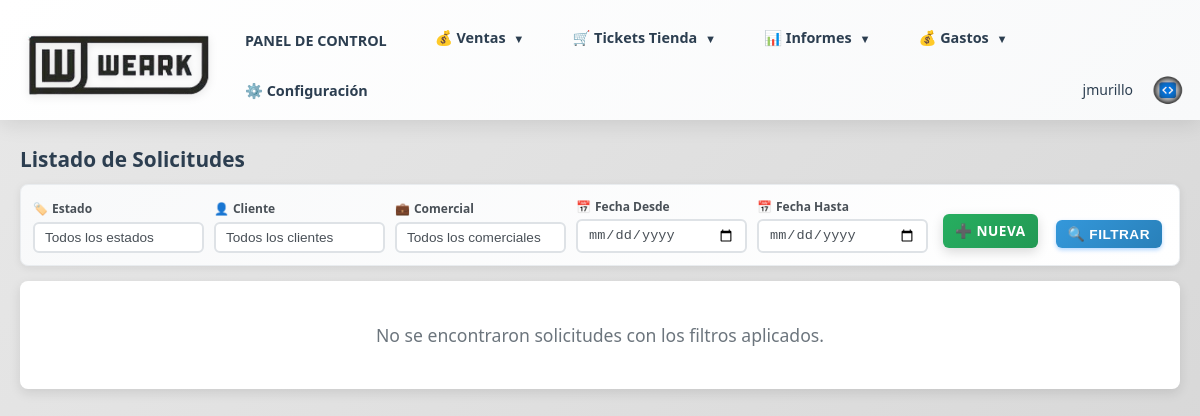
Page /solicitudes (signed in) on the earlier database version.
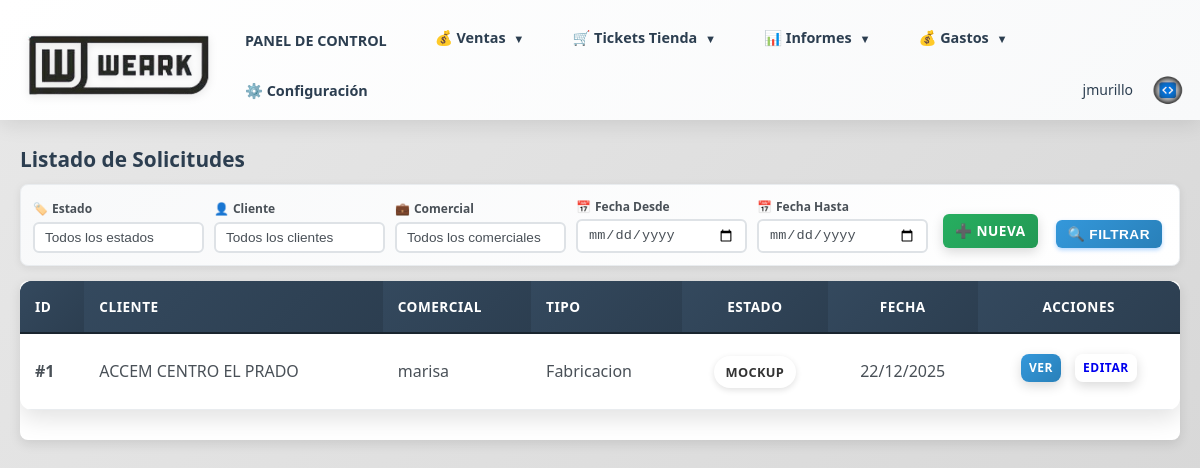
Same page on the later database version.
### models.py (models this page shows, shortened)
class Presupuesto(db.Model):
    __tablename__ = 'presupuestos'
    id = db.Column(db.Integer, primary_key=True)
    comercial_id = db.Column(db.Integer, db.ForeignKey('comerciales.id'), nullable=False)
    cliente_id = db.Column(db.Integer, db.ForeignKey('clientes.id'), nullable=False)
    tipo_pedido = db.Column(db.String(50), nullable=False)  # confeccion, bordado, serigrafia, sublimacion, varios
    estado = db.Column(db.String(50), nullable=False, default='presupuesto')  # presupuesto, aceptado, mockup, en preparacion, terminado, entregado al cliente
    subestado = db.Column(db.String(50), nullable=True)  # Para mockup: enviado a cliente, prueba 1, prueba 2, aceptado. Para en preparacion: hacer marcada, imprimir, calandra, corte, confeccion, sublimacion, bordado
    fecha_limite_mockup = db.Column(db.Date, nullable=True)
    forma_pago = db.Column(db.Text)
    imagen_diseno = db.Column(db.String(255))
    imagen_portada = db.Column(db.String(255))  # Imagen de portada (primera página)
    imagen_adicional_1 = db.Column(db.String(255))  # Imagen adicional 1 (segunda página)
    descripcion_imagen_1 = db.Column(db.Text)  # Descripción de imagen adicional 1
    imagen_adicional_2 = db.Column(db.String(255))  # Imagen adicional 2 (segunda página)
    descripcion_imagen_2 = db.Column(db.Text)  # Descripción de imagen adicional 2
    imagen_adicional_3 = db.Column(db.String(255))  # Imagen adicional 3 (segunda página)
    descripcion_imagen_3 = db.Column(db.Text)  # Descripción de imagen adicional 3
    imagen_adicional_4 = db.Column(db.String(255))  # Imagen adicional 4 (segunda página)
    descripcion_imagen_4 = db.Column(db.Text)  # Descripción de imagen adicional 4
    imagen_adicional_5 = db.Column(db.String(255))  # Imagen adicional 5 (segunda página)
    descripcion_imagen_5 = db.Column(db.Text)  # Descripción de imagen adicional 5
    seguimiento = db.Column(db.Text)
    fecha_presupuesto = db.Column(db.Date)  # Fecha cuando se marcó como presupuesto (usa fecha_creacion si no existe)
    fecha_aceptado = db.Column(db.Date)  # Fecha cuando se aceptó
    fecha_mockup = db.Column(db.Date)  # Fecha cuando entró en estado mockup
    fecha_en_preparacion = db.Column(db.Date)  # Fecha cuando se marcó como en preparación
    fecha_terminado = db.Column(db.Date)  # Fecha cuando se marcó como terminado
    fecha_entregado_cliente = db.Column(db.Date)  # Fecha cuando se entregó al cliente
    fecha_diseno = db.Column(db.Date)  # Deprecated
    fecha_diseno_finalizado = db.Column(db.Date)  # Deprecated
    fecha_todo_listo = db.Column(db.Date)  # Deprecated
    fecha_enviado = db.Column(db.Date)  # Deprecated
    fecha_rechazado = db.Column(db.Date)  # Deprecated
    fecha_aceptacion = db.Column(db.Date)  # Alias de fecha_aceptado para compatibilidad
    fecha_objetivo = db.Column(db.Date)  # Fecha objetivo de entrega
    fecha_entrega_trabajo = db.Column(db.Date)
    fecha_envio_taller = db.Column(db.Date)
    fecha_entrega_bordados = db.Column(db.Date)
    fecha_entrega_cliente = db.Column(db.Date)
    fecha_pendiente_enviar = db.Column(db.Date)  # Deprecated: usar fecha_presupuesto
    fecha_envio = db.Column(db.Date)  # Deprecated: usar fecha_enviado
    fecha_respuesta = db.Column(db.Date)  # Deprecated: usar fecha_aceptado o fecha_rechazado
    fecha_creacion = db.Column(db.DateTime, default=datetime.utcnow)
    lineas = db.relationship('LineaPresupuesto', backref='presupuesto', lazy=True, cascade='all, delete-orphan')

class Cliente(db.Model, UserMixin):
    __tablename__ = 'clientes'
    id = db.Column(db.Integer, primary_key=True)
    nombre = db.Column(db.String(200), nullable=False)
    alias = db.Column(db.String(200))  # Alias o nombre alternativo
    nif = db.Column(db.String(20))  # NIF/CIF del cliente
    direccion = db.Column(db.Text)
    poblacion = db.Column(db.String(100))  # Población
    provincia = db.Column(db.String(100))  # Provincia
    codigo_postal = db.Column(db.String(10))  # Código Postal
    pais = db.Column(db.String(100), default='España')  # País
    telefono = db.Column(db.String(50))  # Teléfono fijo
    movil = db.Column(db.String(50))  # Teléfono móvil
    email = db.Column(db.String(100))
    categoria = db.Column(db.String(50))  # Categoría: hosteleria, clinica, colegio, emerita, carnaval, transporte, varios
    personas_contacto = db.Column(db.Text)  # Personas de contacto
    anotaciones = db.Column(db.Text)  # Anotaciones adicionales
    usuario_web = db.Column(db.String(80), unique=True, nullable=True)  # Usuario para acceso web
    password_hash = db.Column(db.String(255), nullable=True)  # Contraseña hash
    fecha_creacion = db.Column(db.DateTime, default=datetime.utcnow)
    fecha_alta = db.Column(db.Date)  # Fecha de alta del cliente
    ultimo_acceso = db.Column(db.DateTime)
    comercial_id = db.Column(db.Integer, db.ForeignKey('comerciales.id'), nullable=True)
    comercial = db.relationship('Comercial', backref='clientes_asignados', lazy=True)
    pedidos = db.relationship('Pedido', backref='cliente', lazy=True)
    presupuestos = db.relationship('Presupuesto', backref='cliente', lazy=True)

class Usuario(db.Model, UserMixin):
    __tablename__ = 'usuarios'
    id = db.Column(db.Integer, primary_key=True)
    usuario = db.Column(db.String(80), nullable=False, unique=True)
    password_hash = db.Column(db.String(255), nullable=False)
    correo = db.Column(db.String(100), nullable=False)
    telefono = db.Column(db.String(50))
    rol = db.Column(db.String(50), nullable=False)  # comercial, administracion, supervisor, usuario
    fecha_creacion = db.Column(db.DateTime, default=datetime.utcnow)
    ultimo_acceso = db.Column(db.DateTime)
    activo = db.Column(db.Boolean, default=True, nullable=False)
    def is_supervisor(self):
        return self.rol == 'supervisor'

### routes/solicitudes.py (the view)
@solicitudes_bp.route('/solicitudes')
@login_required
def listado_solicitudes():
    query = Presupuesto.query
    estado_filtro = request.args.get('estado', '')
    if estado_filtro:
        query = query.filter(Presupuesto.estado == estado_filtro)
    fecha_desde = request.args.get('fecha_desde', '')
    if fecha_desde:
        try:
            fecha_desde_obj = datetime.strptime(fecha_desde, '%Y-%m-%d').date()
            query = query.filter(Presupuesto.fecha_creacion >= datetime.combine(fecha_desde_obj, datetime.min.time()))
        except ValueError:
            pass
    fecha_hasta = request.args.get('fecha_hasta', '')
    if fecha_hasta:
        try:
            fecha_hasta_obj = datetime.strptime(fecha_hasta, '%Y-%m-%d').date()
            query = query.filter(Presupuesto.fecha_creacion <= datetime.combine(fecha_hasta_obj, datetime.max.time()))
        except ValueError:
            pass
    cliente_id = request.args.get('cliente_id', '')
    if cliente_id:
        try:
            query = query.filter(Presupuesto.cliente_id == int(cliente_id))
        except ValueError:
            pass
    comercial_id = request.args.get('comercial_id', '')
    if comercial_id:
        try:
            query = query.filter(Presupuesto.comercial_id == int(comercial_id))
        except ValueError:
            pass
    solicitudes = query.order_by(Presupuesto.fecha_creacion.desc()).all()
    clientes = Cliente.query.order_by(Cliente.nombre).all()
    comerciales = Comercial.query.join(Usuario).order_by(Usuario.usuario).all()
    return render_template('solicitudes/listado.html',
                         solicitudes=solicitudes,
                         estados=ESTADOS_SOLICITUD,
                         clientes=clientes,
                         comerciales=comerciales,
                         estado_filtro=estado_filtro,
                         fecha_desde=fecha_desde,
                         fecha_hasta=fecha_hasta,
                         cliente_id=cliente_id,
                         comercial_id=comercial_id)

### app.py (called while the page is built)
@login_manager.user_loader
def load_user(user_id):
    from models import Usuario, Cliente
    if user_id.startswith('cliente_'):
        cliente_id = int(user_id.replace('cliente_', ''))
        cliente = Cliente.query.get(cliente_id)
        if cliente and cliente.tiene_acceso_web():
            return cliente
        return None
    else:
        return Usuario.query.get(int(user_id))

### models.py (called while the page is built)
    @property
    def nombre(self):
        if self.usuario:
            return self.usuario.usuario
        return self._nombre or ''

### templates/solicitudes/listado.html (shortened to what the changed rows need)
{% extends "base.html" %}
{% block content %}
<h2 style="margin: 0 0 8px 0; padding-bottom: 0; font-size: 1.3rem;">Listado de Solicitudes</h2>
{% if solicitudes %}
<div class="table-container" style="background: white; border-radius: 8px; box-shadow: 0 4px 12px rgba(0,0,0,0.1); overflow: hidden; margin-bottom: 40px;">
    <table style="width: 100%; border-collapse: collapse;">
        <thead>
            <tr style="background: linear-gradient(135deg, #34495e 0%, #2c3e50 100%); border-bottom: 2px solid #1a252f;">
                <th style="padding: 15px; text-align: left; color: #ffffff; font-weight: 600;">ID</th>
                <th style="padding: 15px; text-align: left; color: #ffffff; font-weight: 600;">Cliente</th>
                <th style="padding: 15px; text-align: left; color: #ffffff; font-weight: 600;">Comercial</th>
                <th style="padding: 15px; text-align: left; color: #ffffff; font-weight: 600;">Tipo</th>
                <th style="padding: 15px; text-align: center; color: #ffffff; font-weight: 600;">Estado</th>
                <th style="padding: 15px; text-align: center; color: #ffffff; font-weight: 600;">Fecha</th>
                <th style="padding: 15px; text-align: center; color: #ffffff; font-weight: 600;">Acciones</th>
            </tr>
        </thead>
        <tbody>
            {% for solicitud in solicitudes %}
            <tr style="border-bottom: 1px solid #e9ecef; transition: background 0.2s;" onmouseover="this.style.background='#f8f9fa'" onmouseout="this.style.background='white'">
                <td style="padding: 15px; color: #495057; font-weight: 600;">#{{ solicitud.id }}</td>
                <td style="padding: 15px; color: #495057;">{{ solicitud.cliente.nombre if solicitud.cliente else 'N/A' }}</td>
                <td style="padding: 15px; color: #495057;">{{ solicitud.comercial.nombre if solicitud.comercial else 'N/A' }}</td>
                <td style="padding: 15px; color: #495057;">{{ solicitud.tipo_pedido|title }}</td>
                <td style="padding: 15px; text-align: center;">
                    <span class="badge badge-estado-{{ solicitud.estado|lower|replace(' ', '-') }}" style="padding: 6px 12px; border-radius: 20px; font-size: 0.8rem; font-weight: 600; display: inline-block;">
                        {{ solicitud.estado|title }}
                    </span>
                </td>
                <td style="padding: 15px; text-align: center; color: #495057;">{{ solicitud.fecha_creacion.strftime('%d/%m/%Y') if solicitud.fecha_creacion else 'N/A' }}</td>
                <td style="padding: 15px; text-align: center;">
                    <a href="{{ url_for('solicitudes.ver_solicitud', solicitud_id=solicitud.id) }}" class="btn btn-sm btn-primary" style="padding: 4px 8px; font-size: 0.75rem; margin-right: 5px;">Ver</a>
                    <a href="{{ url_for('solicitudes.editar_solicitud', solicitud_id=solicitud.id) }}" class="btn btn-sm btn-secondary" style="padding: 4px 8px; font-size: 0.75rem;">Editar</a>
                </td>
            </tr>
            {% endfor %}
        </tbody>
    </table>
</div>
{% else %}
<div style="text-align: center; padding: 40px; background: white; border-radius: 8px; box-shadow: 0 4px 12px rgba(0,0,0,0.1);">
    <p style="color: #6c757d; font-size: 1.1rem;">No se encontraron solicitudes con los filtros aplicados.</p>
</div>
{% endif %}
{% endblock %}

Differences in the rows shown:
added Presupuesto: id "1", cliente "ACCEM CENTRO EL PRADO", comercial "marisa", tipo_pedido "Fabricacion", estado "MOCKUP", fecha_creacion "22/12/2025"
Other differences:
text no longer shown: "No se encontraron solicitudes con los filtros aplicados."
text now shown: "ID CLIENTE COMERCIAL TIPO ESTADO FECHA ACCIONES"
